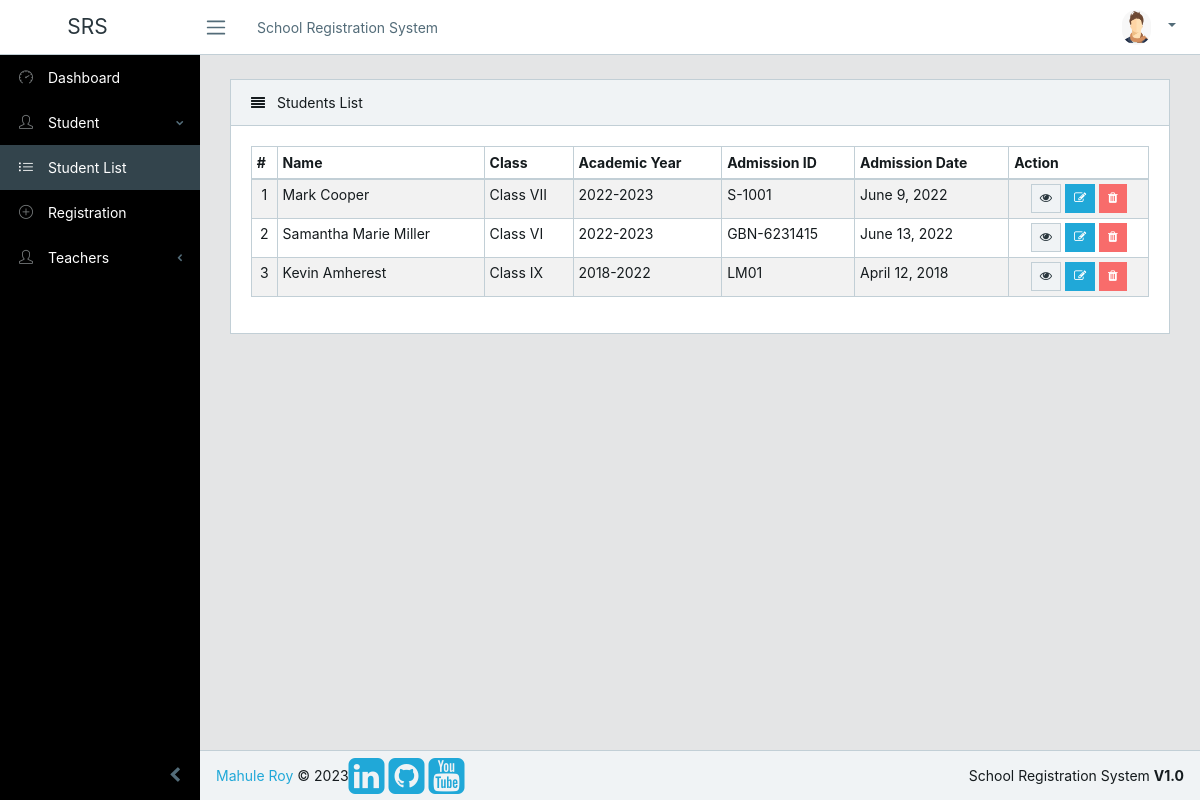
The page /students/allstudents/ on the database its author committed.
### students/models.py (models this page shows, shortened)
class StudentInfo(models.Model):
    academic_year = models.CharField(max_length=100)
    admission_date = models.DateField()
    admission_id = models.CharField(max_length=50, unique=True)
    name = models.CharField(max_length=100)
    age = models.IntegerField()
    gender_choice = (
        ("male", "Male"),
        ("Female", "Female"),
    )
    gender = models.CharField(choices=gender_choice, max_length=10)
    class_type = models.ForeignKey(StudentClassInfo, on_delete=models.CASCADE)
    section_type = models.ForeignKey(StudentSectionInfo, on_delete=models.CASCADE)
    shift_type = models.ForeignKey(StudentShiftInfo, on_delete=models.CASCADE)
    student_img = models.ImageField(upload_to='photos/%Y/%m/%d/')
    fathers_name = models.CharField(max_length=100)
    fathers_img = models.ImageField(upload_to='photos/%Y/%m/%d/')
    fathers_nid = models.IntegerField(unique=True)
    fathers_number = models.IntegerField(unique=True)
    mothers_name = models.CharField(max_length=100)
    mothers_img = models.ImageField(upload_to='photos/%Y/%m/%d/')
    mothers_nid = models.IntegerField(unique=True)
    mothers_number = models.IntegerField()
    class Meta:
        unique_together = ["admission_id", "class_type"]
        verbose_name_plural = 'Student List'

class StudentClassInfo(models.Model):
    class_name = models.CharField(max_length=20)
    class_short_form = models.CharField(max_length=10)
    class Meta:
        verbose_name_plural = 'Class List'
    def __str__(self):
        return self.class_name

### students/views.py (the view)
# urls.py: path('allstudents/', views.student_list, name='student_list'),
def student_list(request):
    students = StudentInfo.objects.all()
    paginator = Paginator(students, 10)
    page = request.GET.get('page')
    paged_students = paginator.get_page(page)
    context = {
        "students": paged_students
    }
    return render(request, "students/student_list.html", context)

### templates/students/student_list.html (shortened to what this page needs)
{% extends 'base/base.html' %}
{% load static %}
{% block content %}
<div class="row">
    <div class="col-lg-12">
        <div class="card">
            <div class="card-header">
                <i class="fa fa-align-justify"></i> Students List</div>
            <div class="card-body">
                <table class="table table-responsive-sm table-bordered table-striped table-sm">
                    <thead>
                        <tr>
                            <th>#</th>
                            <th>Name</th>
                            <th>Class</th>
                            <th>Academic Year</th>
                            <th>Admission ID</th>
                            <th>Admission Date</th>
                            <th>Action</th>
                        </tr>
                    </thead>
                    <tbody>
                        {% for student in students %}
                            <tr>
                                <td class="text-center">{{ forloop.counter }}</td>
                                <td>{{ student.name }}</td>
                                <td>{{ student.class_type }}</td>
                                <td>{{ student.academic_year }}</td>
                                <td>{{ student.admission_id }}</td>
                                <td>{{ student.admission_date }}</td>
                                <td class="text-center">
                                    <a href="{% url 'single_student' student.id %}">
                                        <button type="button" class="btn btn-light border btn-sm"><i class="fa fa-eye text-dark"></i></button>
                                    </a>
                                    <a href="{% url 'edit_student' student.id %}">
                                        <button type="button" class="btn btn-primary btn-sm"><i class="fa fa-edit text-white"></i></button>
                                    </a>
                                    <a href="{% url 'delete_student' student.id %}">
                                        <button type="button" class="btn btn-danger btn-sm" onclick="if(confirm('Are you sure to delete this student?') === false) event.preventDefault()"><i class="fa fa-trash"></i></button>
                                    </a>
                                </td>
                            </tr>
                        {% endfor %}
                    </tbody>
                </table>
            </div>
        </div>
    </div>
</div>
<div class="row">
    <div class="col-md-12">
    </div>
</div>
{% endblock %}

### rows shown on the page
StudentInfo: name "Mark Cooper", class_type "Class VII", academic_year "2022-2023", admission_id "S-1001", admission_date "June 9, 2022"
StudentInfo: name "Samantha Marie Miller", class_type "Class VI", academic_year "2022-2023", admission_id "GBN-6231415", admission_date "June 13, 2022"
StudentInfo: name "Kevin Amherest", class_type "Class IX", academic_year "2018-2022", admission_id "LM01", admission_date "April 12, 2018"
